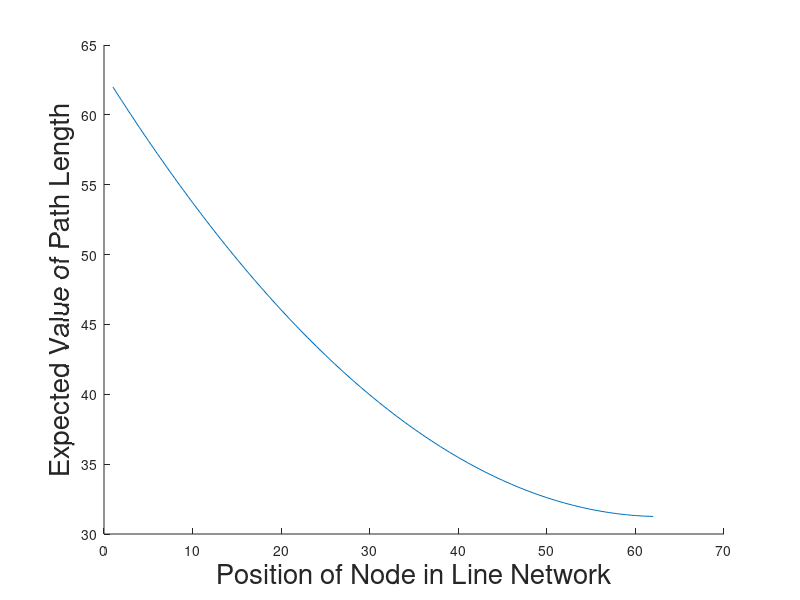

MATLAB code for this plot:
clear;
font_size = 20;

num_nodes=125;
N=num_nodes;
x = 1:num_nodes;
i_set = 1:62;
exp_PL = zeros(1,length(i_set));

hold on;
for i=i_set
    pdf_PL = zeros(1, num_nodes);

    if( i > 1 )
        pdf_PL(1:i) = 2/N;
    end
    pdf_PL(i:num_nodes-i) = 1/N;
    
    exp_PL(i_set==i) = sum(x.*pdf_PL);

end

plot(i_set, exp_PL);
% axis([0,140,0,0.018]);
%title('PDF of TF for Selected Nodes in Line Network', 'FontSize',font_size);
xlabel('Position of Node in Line Network', 'FontSize',font_size);
ylabel('Expected Value of Path Length', 'FontSize',font_size);

% t = cellstr(num2str(i_set', 'Node %i'));
% h_legend = legend(t{:});
% set(h_legend,'FontSize',14);

saveas(gcf, sprintf('./PL_figures/EV_PL_line_net_%i.pdf',num_nodes));